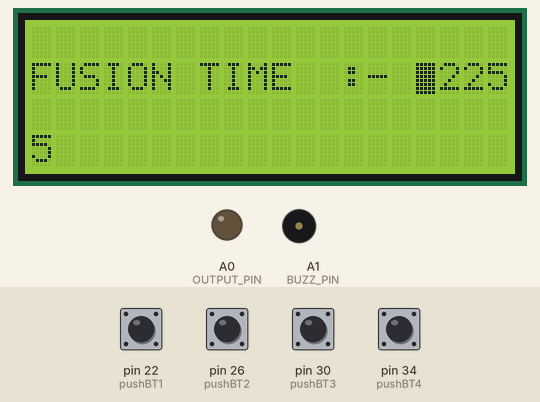
Recording of a sketch running on a simulated Arduino Mega 2560, built with avr-gcc and run on an emulated ATmega2560. Parts: 20×4 character LCD, output pins drawn as LEDs (lit = HIGH), buzzer (waves = sounding, pin HIGH). The inputs (shaded band) are chosen by the test bench; at power-on: pin 22 (pushBT1), pin 26 (pushBT2), pin 30 (pushBT3), pin 34 (pushBT4) HIGH. EEPROM starts erased; what the sketch prints to the serial monitor is not drawn.

Above: at 8.4 s.
8.5 s: pin 22 (pushBT1) pulled LOW for 0.15 s
At 9.0 s:
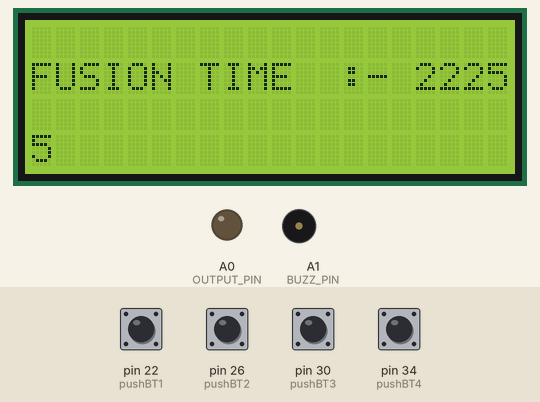
10.1 s: pin 26 (pushBT2) pulled LOW for 0.15 s
At 10.8 s:
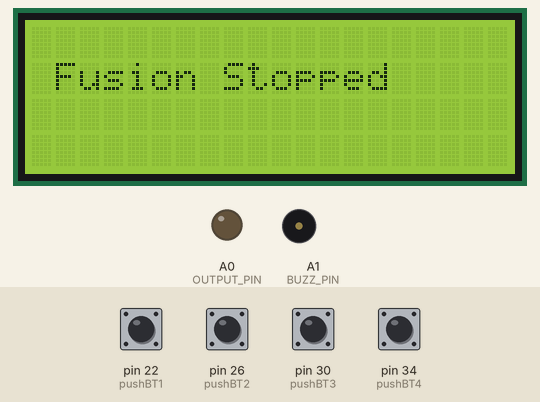
13.2 s: pin 34 (pushBT4) pulled LOW for 0.15 s
At 14.2 s:
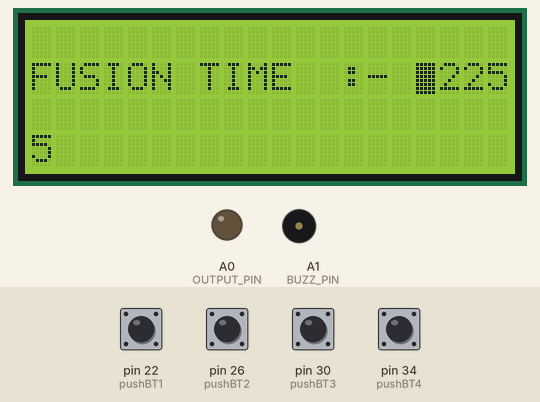
14.8 s: pin 30 (pushBT3) pulled LOW for 0.15 s
At 16.0 s:
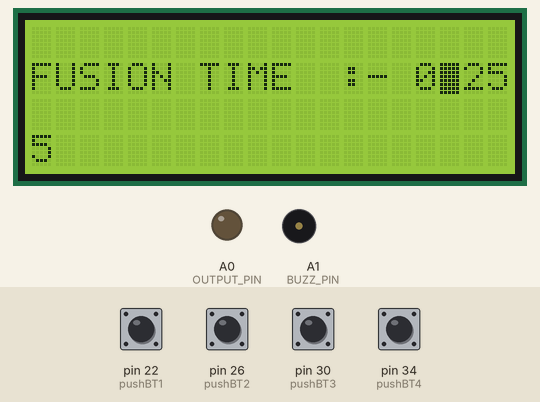
16.4 s: pin 34 (pushBT4) pulled LOW for 1 s
18.9 s: pin 22 (pushBT1) pulled LOW for 1 s
At 20.7 s:
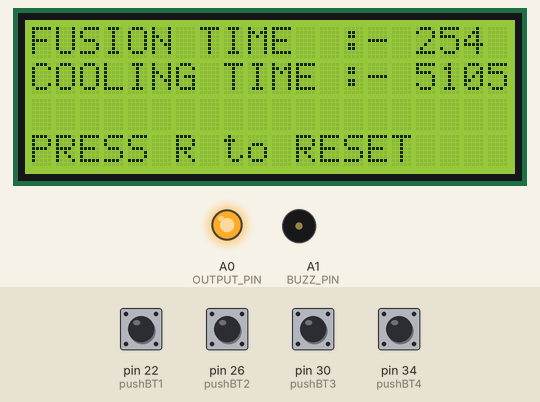
Timing chart, 0 to 22.2 s (numbered marks = the images above; inputs shaded):
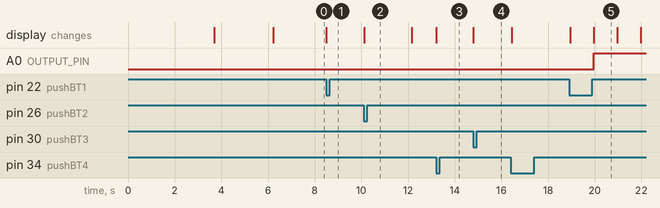

Measured:
- after the input at 8.5 s, the display: changes at once (image 1)
- after the input at 10.1 s, the display: changes at once (image 2)
- after the input at 14.8 s, the display: changes at once (image 4)
- after the input at 18.9 s, A0 (OUTPUT_PIN): LOW → HIGH after 1.1 s; the display: first changes after 0.06 s (image 5 shows a later state)
- what the display in image 5 shows lasts 1.0 s, from 20.0 s to 21.0 s

The sketch:

Fusion_code.ino
```cpp
// include the library code:
#include <Wire.h>
#include <LiquidCrystal_I2C.h>

LiquidCrystal_I2C lcd(0x27,20,4);  // set the LCD address to 0x27 for a 16 chars and 2 line display

#include <EEPROM.h>

String data = "";
String l_data = "";
String barcode = "";
String f_t;
bool buttonClicked;
bool fussionON;
bool scanON;
bool coolingON;
int fussionIndex=0;
int coolingIndex=0;

const int OUTPUT_PIN=A0;
const int BUZZ_PIN=A1;
int first_digit ;
int second_digit = 0;
int third_digit = 0;
int cursor_position_y=16;
int cursor_position_x=1;
int cursor_position_y_var=16;
int cursor_position_x_var=1;
int digit_max = 9;

const int pushBT1 = 22;
const int pushBT2 = 26;
const int pushBT3 = 30;
const int pushBT4 = 34;

int lower_limit = 1;
int upper_limit = 999;

enum OPERATION_MODE {
  NONE,
  SCAN,
  MANUAL,
  RUNNING,
  SELECTED
};
OPERATION_MODE mode = NONE;
OPERATION_MODE previous_mode = NONE;

void setup()
{

Serial.begin(9600);

 lcd.init();                      // initialize the lcd
  lcd.init();
  // Print a message to the LCD.
  lcd.backlight();
  pinMode(pushBT1, INPUT_PULLUP);
  pinMode(pushBT2, INPUT_PULLUP);
  pinMode(pushBT3, INPUT_PULLUP);
  pinMode(pushBT4, INPUT_PULLUP);
  pinMode (OUTPUT_PIN, OUTPUT);
  pinMode (BUZZ_PIN, OUTPUT);

  digitalWrite(pushBT1, HIGH);
  digitalWrite(pushBT2, HIGH);
  digitalWrite(pushBT3 , HIGH);
  digitalWrite(pushBT4 , HIGH);

  lcd.clear(); lcd.setCursor(6,0); lcd.print("WELCOME");
  lcd.setCursor(8,1); lcd.print("TO");
  lcd.setCursor(2,2); lcd.print("ELECTRO FUSION");
  lcd.setCursor(0,3);   lcd.print("POLY WELDING MACHINE");
  delay(3500);
   lcd.clear();
    lcd.setCursor(1,2);   lcd.print("S.I. Engineering");
      delay(2500);


    resetAll();
 }

 void relay()
{
  digitalWrite (OUTPUT_PIN, LOW);
  lcd.clear(); lcd.setCursor(1,1); lcd.print("Fusion Stopped");
  delay(2000);
        resetAll();
  }

void resetAll()
{
    mode=NONE;
    previous_mode=NONE;
    data="";
    l_data="";
    cursor_position_y_var=cursor_position_y;
    first_digit ;
    second_digit ;
    third_digit ;
    fussionON=false;
    scanON=false;
    coolingON=false;
    fussionIndex=0;
    coolingIndex=0;
    digitalWrite (OUTPUT_PIN, LOW);
    lcd.clear();
    lcd.noBlink();

/////////////////// For Manual ///////////
mode=MANUAL;
    previous_mode=SELECTED;

    lcd.clear();
    lcd.setCursor (0, 1);
    lcd.print("FUSION TIME  :-  ");

    first_digit = EEPROM.read(1);
    second_digit = EEPROM.read(2);
    third_digit = EEPROM.read(3);

    lcd.setCursor (cursor_position_y, cursor_position_x);
    lcd.blink();
    lcd.setCursor (cursor_position_y_var, cursor_position_x_var);
    lcd.print(first_digit);
    lcd.setCursor (cursor_position_y_var+1, cursor_position_x_var);
    lcd.print(second_digit);
    lcd.setCursor (cursor_position_y_var+2, cursor_position_x_var);
    lcd.print(third_digit);
    lcd.setCursor (cursor_position_y_var, cursor_position_x_var);
    delay(1000);


}

void reStart()
{
  int checkvalue=l_data.toInt();
  if(fussionIndex<=0 || (checkvalue-fussionIndex) < (checkvalue/4))
  {
   fussionON=false;
   coolingON=false;
   fussionIndex=0;
   coolingIndex=0;
   displayfusiontime(l_data);
  }
  else
  {
       resetAll();
  }
}

void loop() {

if(fussionON==true && mode== RUNNING && fussionIndex>=0)
{
   Serial.println("fusiontimeloop");
  digitalWrite(OUTPUT_PIN,HIGH);
  fusiontimeloop();
}
if(fussionON==false && coolingON==true && mode== RUNNING)
{
  Serial.println("coolingTimeLoop");
  digitalWrite(OUTPUT_PIN,LOW);
  coolingTimeLoop();

                          if(coolingIndex<=0)
                          {
                            coolingON=false;
                            delay (1000);
                            lcd.clear();
                            fussionIndex = 0;
                            coolingIndex = 0;
                            BUZZ();
                          }
  }
  if (digitalRead (pushBT2) == LOW && (mode == RUNNING)){
     Serial.println("resetAll");
      relay();
  }

  if (digitalRead (pushBT1) == LOW && (mode == RUNNING)){
     Serial.println("reStart");
    reStart();
  }

  if (digitalRead (pushBT4) == LOW && (mode == MANUAL))
  {

    if(cursor_position_y_var==cursor_position_y)
    {
      Serial.println("IF 1");
      Serial.println("cursor_position_y_var");
    Serial.println(cursor_position_y_var);
    Serial.println("cursor_position_y");
    Serial.println(cursor_position_y);

 first_digit = EEPROM.read(1);
      first_digit = first_digit + 1;
      if(first_digit > digit_max)
      {
         first_digit=0;
      }

      EEPROM.update(1,first_digit );
        Serial.println(first_digit );

        int val1 = EEPROM.read(1);
        Serial.print("EEPROM");
         Serial.println(val1);


      lcd.setCursor (cursor_position_y_var, cursor_position_x_var);
      lcd.print(first_digit);
      lcd.setCursor (cursor_position_y_var+1, cursor_position_x_var);
      lcd.print(second_digit);
      lcd.setCursor (cursor_position_y_var+2, cursor_position_x_var);
      lcd.print(third_digit);
      lcd.setCursor (cursor_position_y_var, cursor_position_x_var);
      delay(1000);

    }
    else if(cursor_position_y_var==(cursor_position_y+1))
    {
      Serial.println("IF 2");
      Serial.println("cursor_position_y_var");
    Serial.println(cursor_position_y_var);
    Serial.println("cursor_position_y");
    Serial.println(cursor_position_y);
    Serial.println("cursor_position_x_var");
    Serial.println(cursor_position_x_var);


     second_digit = EEPROM.read(2);
      second_digit = second_digit + 1;
      if(second_digit > digit_max)

      {
        second_digit=0;
      }
       EEPROM.update(2,second_digit);
        Serial.println(second_digit);

        int val2 = EEPROM.read(2);
        Serial.print("EEPROM");
         Serial.println(val2);


      lcd.setCursor (cursor_position_y_var-1, cursor_position_x_var);
      lcd.print(first_digit);
      lcd.setCursor (cursor_position_y_var, cursor_position_x_var);
      lcd.print(second_digit);
      lcd.setCursor (cursor_position_y_var+1, cursor_position_x_var);
      lcd.print(third_digit);
      lcd.setCursor (cursor_position_y_var, cursor_position_x_var);

      delay(1000);

    }
    else if(cursor_position_y_var==(cursor_position_y+2))
    {
      Serial.println("IF 3");
      Serial.println("cursor_position_y_var");
    Serial.println(cursor_position_y_var);
    Serial.println("cursor_position_y");
    Serial.println(cursor_position_y);


     third_digit = EEPROM.read(3);
      third_digit = third_digit + 1;
      if(third_digit > digit_max)

      {
        third_digit=0;
      }

      EEPROM.update(3,third_digit );
        Serial.println(third_digit );

        int val3 = EEPROM.read(3);
        Serial.print("EEPROM");
         Serial.println(val3);


      lcd.setCursor (cursor_position_y_var-2, cursor_position_x_var);
      lcd.print(first_digit);
      lcd.setCursor (cursor_position_y_var-1, cursor_position_x_var);
      lcd.print(second_digit);
      lcd.setCursor (cursor_position_y_var, cursor_position_x_var);
      lcd.print(third_digit);
      lcd.setCursor (cursor_position_y_var, cursor_position_x_var);
      delay(1000);

    }

  }

  if (digitalRead (pushBT3) == LOW && (mode == MANUAL))
  {
    Serial.println("IF 4");
    if(cursor_position_y_var<(cursor_position_y+3) && cursor_position_y_var>(cursor_position_y-1))
    {
      cursor_position_y_var=cursor_position_y_var+1;
      lcd.setCursor (cursor_position_y_var, cursor_position_x_var);
      delay(1000);
    }
  }
  if (digitalRead (pushBT2 ) == LOW && (mode == MANUAL))
  {  EEPROM.update(1, first_digit);
     EEPROM.update(2,second_digit);
     EEPROM.update(3,third_digit );
     Serial.println("IF 5");
     cursor_position_y_var=cursor_position_y;
     lcd.setCursor (cursor_position_y_var, cursor_position_x_var);
     lcd.blink();
     delay(1000);

     first_digit   ;
     second_digit  ;
     third_digit   ;
  }

   if (digitalRead (pushBT1) == LOW  && (mode == MANUAL)){
      Serial.println("IF 6");
      int finalvalue =first_digit+second_digit+third_digit;
     if(finalvalue>0)
     {  previous_mode=NONE;
        mode = RUNNING;
        data= String(first_digit)+String(second_digit)+String(third_digit);
        if(checkValidFussionValue(data))
       {
          first_digit ;
          second_digit ;
          third_digit ;

          displayfusiontime(data);
       }


       }
     }
  }


void displayfTime(String data)
{
   String dvalue="";
                        if(data!="")
                        {
                                int i= data.toInt();
                                if(i<10)
                                {
                                  dvalue="00"+String(i);
                                }
                                else if(i>=10 && i<100)
                                {
                                  dvalue="0"+String(i);
                                }
                                else{
                                    dvalue=String(i);
                                  }
                                lcd.setCursor (16, 0);
                                lcd.print (dvalue);
                                int j= data.toInt()*2;
                                String dvalue="";

                                if(j<10)
                                {
                                  dvalue="00"+String(j);
                                }
                                else if(j>=10 && j<100)
                                {
                                  dvalue="0"+String(j);
                                }
                                else{
                                    dvalue=String(j);
                                  }
                                lcd.setCursor (16, 1);
                                lcd.print (dvalue);

                                lcd.setCursor (0,3);
                                if(fussionIndex == 0)
                                {
                                     lcd.print("PRESS OK to RESTART");
                                }
                                else{
                                      lcd.print("PRESS R to RESET   ");
                                  }
                                lcd.setCursor (0, 1);
                                lcd.print("COOLING TIME :- ");
                                lcd.setCursor (0, 0);
                                lcd.print("FUSION TIME  :- ");
                                delay (1000);
                      }
}
bool checkValidFussionValue(String data)
{
       int checkValue=data.toInt();
       if(checkValue>=lower_limit && checkValue<=upper_limit)
       {
          return true;
       }
  return false;
}

 void BUZZ() {   //........................................................................

   if (coolingIndex==0)
{
  digitalWrite (BUZZ_PIN, HIGH);
  lcd.clear(); lcd.setCursor(1,1); lcd.print("Fusion Complete");
  delay(2000);
  displayfTime(l_data);
        digitalWrite (BUZZ_PIN, LOW);
  }
}

void fusiontimeloop()
{                               fussionIndex--;
                                fussionON=true;
                                String dvalue="";

                                if(fussionIndex<10)
                                {
                                  dvalue="00"+String(fussionIndex);
                                }
                                else if(fussionIndex>=10 && fussionIndex<100)
                                {
                                  dvalue="0"+String(fussionIndex);
                                }
                                else{
                                    dvalue=String(fussionIndex);
                                  }
                                lcd.setCursor (16, 0);
                                lcd.print (dvalue);
                                delay (1000);
                                coolingTime();
 }
void displayfusiontime(String data)
{
  lcd.noBlink();

                  if(data!="")
                  {
                          l_data=data;
                          buttonClicked=false;
                          fussionIndex=data.toInt();
                          fussionON=true;
                          displayfTime(data);
                  }

}
void coolingTimeLoop()
{                               coolingIndex--;
                                String dvalue="";
                                if(coolingIndex<10)
                                {
                                  dvalue="00"+String(coolingIndex);
                                }
                                else if(coolingIndex>=10 && coolingIndex<100)
                                {
                                  dvalue="0"+String(coolingIndex);
                                }
                                else{
                                    dvalue=String(coolingIndex);
                                  }
                                lcd.setCursor (16, 1);
                                lcd.print (dvalue);
                                delay (1000);
}
void coolingTime()
{
                          if(fussionIndex<=0)
                          {
                            fussionON=false;
                            coolingON=true;
                            coolingIndex= l_data.toInt()*2;
                           }
}
```
